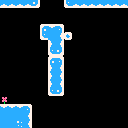

This is a level from a 2D game, rendered from its Tiled map with the project's own tilesets. A one-line summary and the complete map file follow:
An orthogonal 16x16 tile map with 8x8 px tiles, 1 tile layer (Capa de patrones 1).

<map version="1.8" tiledversion="1.8.2" orientation="orthogonal" renderorder="right-down" width="16" height="16" tilewidth="8" tileheight="8" infinite="0" nextlayerid="2" nextobjectid="1">
 <tileset firstgid="1" name="Celeste" tilewidth="8" tileheight="8" tilecount="256" columns="16">
  <image source="../../Lab/ExOpenGL3/2DGame/01-TBE/01-TBE/images/Celeste.png" width="128" height="128" />
 </tileset>
 <layer id="1" name="Capa de patrones 1" width="16" height="16">
  <data encoding="csv">
50,50,50,50,51,0,0,0,49,50,50,50,50,50,50,50,
0,0,0,0,0,0,0,0,0,0,0,0,0,0,0,0,
0,0,0,0,0,0,0,0,0,0,0,0,0,0,0,0,
0,0,0,0,0,17,18,19,0,0,0,0,0,0,0,0,
0,0,0,0,0,49,34,35,23,0,0,0,0,0,0,0,
0,0,0,0,0,0,33,35,0,0,0,0,0,0,0,0,
0,0,0,0,0,0,49,51,0,0,0,0,0,0,0,0,
0,0,0,0,0,0,17,19,0,0,0,0,0,0,0,0,
0,0,0,0,0,0,33,35,0,0,0,0,0,0,0,0,
0,0,0,0,0,0,33,35,0,0,0,0,0,0,0,0,
0,0,0,0,0,0,33,35,0,0,0,0,0,0,0,0,
0,0,0,0,0,0,49,51,0,0,0,0,0,0,0,0,
1,0,0,0,0,0,0,0,0,0,0,0,0,0,0,0,
18,18,18,19,0,0,0,0,0,0,0,0,0,0,0,0,
34,34,34,35,0,0,0,0,0,0,0,0,0,0,0,0,
34,34,36,35,0,0,0,0,0,0,0,0,0,0,0,0
</data>
 </layer>
</map>
